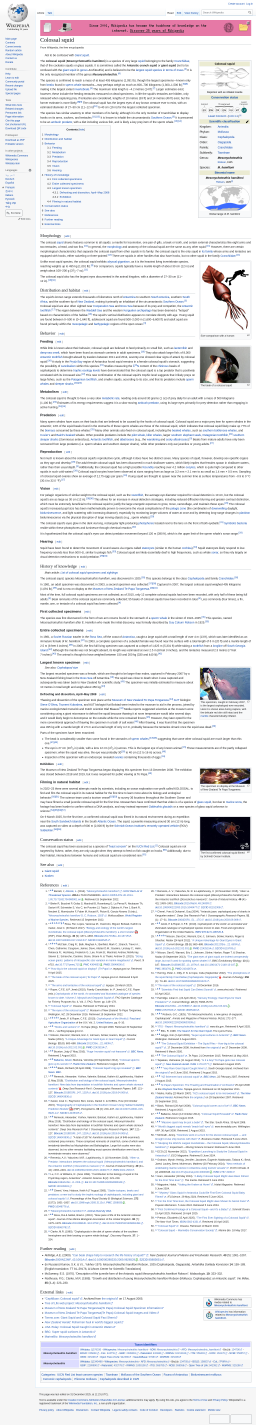
#> input picture data/image/002_Colossal-squid.png, 1280 x 7124 px (shown at 1/5 size)
$ python -i load_image.py   (imports and definitions only)
#> lines starting #> are read from the running program, lines starting #| are printed output that depends on the picture
# load_img.py
# Wikipedia-style screenshot OCR loader with:
# - slicing for tall images
# - lightweight cleanup / dedupe
# - caching so you don't redo OCR if already done
# - optional quick-check to skip OCR if image already "has text"

import os
import re
import json
import hashlib
from difflib import SequenceMatcher
from typing import Dict, Any, List, Tuple, Optional

from PIL import Image, ImageOps
import pytesseract


# -----------------------------
# Tesseract setup
# -----------------------------
TESSERACT_CMD = os.getenv("TESSERACT_CMD") or r"C:\Program Files\Tesseract-OCR\tesseract.exe"
# [5 lines not run here, left out]
pytesseract.pytesseract.tesseract_cmd = TESSERACT_CMD
DEFAULT_LANG = os.getenv("TESSERACT_LANG", "eng")


# -----------------------------
# Helpers
# -----------------------------
def _preprocess_image(img: Image.Image) -> Image.Image:
    """Preprocess tuned for Wikipedia light-mode screenshots."""
    img = ImageOps.exif_transpose(img)
    img = img.convert("L")
    img = ImageOps.autocontrast(img)
    return img


# [15 lines left out: functions _safe_float, _bbox_union, not called in this run]


def _slice_horizontally(
    img: Image.Image, max_slice_height: int = 1400, overlap: int = 120
) -> List[Tuple[int, Image.Image]]:
    """Slice tall pages to improve OCR reading order."""
    w, h = img.size
    if h <= max_slice_height:
        return [(0, img)]

    slices: List[Tuple[int, Image.Image]] = []
    y = 0
    while y < h:
        y2 = min(h, y + max_slice_height)
        crop = img.crop((0, y, w, y2))
        slices.append((y, crop))
        if y2 == h:
            break
        y = y2 - overlap
    return slices


# [13 lines left out: function _dedupe_lines, not called in this run]


def _hash_file(path: str, block_size: int = 1024 * 1024) -> str:
    """Fast enough for images; used for cache key."""
    h = hashlib.sha256()
    with open(path, "rb") as f:
        while True:
            b = f.read(block_size)
            if not b:
                break
            h.update(b)
    return h.hexdigest()


def _cache_path_for(image_path: str, cache_dir: str) -> str:
    os.makedirs(cache_dir, exist_ok=True)
    # include file content hash to avoid stale cache if file changes
    digest = _hash_file(image_path)
    base = os.path.splitext(os.path.basename(image_path))[0]
    return os.path.join(cache_dir, f"{base}.{digest[:16]}.ocr.json")


# [52 lines left out: functions _read_cache, _write_cache, _quick_text_presence_check, not called in this run]


# -----------------------------
# OCR cleaning (wiki-ish)
# -----------------------------
WIKI_NOISE_PATTERNS = [
    r"\bcreate account\b",
    r"\blog in\b",
    r"\bsearch wikipedia\b",
    r"\bmain page\b",
    r"\bcontents\b",
    r"\bcurrent events\b",
    r"\brandom article\b",
    r"\bdonate\b",
    r"\babout wikipedia\b",
    r"\bdisclaimers\b",
    r"\bprivacy policy\b",
    r"\bcookie statement\b",
    r"\bdevelopers\b",
    r"\btext available under\b",
    r"\bcreative commons\b",
    r"\bwikimedia foundation\b",
    r"\blanguages\b",
    r"\bwikidata\b",
    r"\bwikispecies\b",
    r"\bthis page was last edited\b",
    r"\bedit links\b",
    r"\bwikipedia\b",
    r"\bcreate\b.*\baccount\b",
    r"\blog\b.*\bin\b",
    # top / general wiki UI
    r"\bwikipedia\b",
    r"\bmain page\b",
    r"\bfeatured content\b",
    r"\bcurrent events\b",
    r"\brandom article\b",
    r"\bdonate\b",
    r"\bcreate\b.*\baccount\b",
    r"\blog\b.*\bin\b",
    r"\bedit\b",
    r"\bview history\b",
    r"\bread\b",

    # left sidebar / tools
    r"\bwhat links here\b",
    r"\brelated changes\b",
    r"\bpage information\b",
    r"\bcite this page\b",
    r"\bdownload\b.*\bqr\b",
    r"\bprintable version\b",
    r"\bwikimedia commons\b",
    r"\bupload file\b",

    # language menu (common ones; OCR often mangles so keep broad)
    r"\benglish\b|\bdeutsch\b|\bespa[nñ]ol\b|\bfran[cç]ais\b|\bitaliano\b|\bportugu[eê]s\b|\brussk?i\b|\bpolski\b|\bnederlands\b",

    # “This needs additional citations” banners
    r"\bthis needs additional citations\b",
    r"\bunsourced material\b",
    r"\blearn how and when to remove\b",


]


def _normalize_line(s: str) -> str:
    return " ".join(s.strip().split())


# [61 lines left out: functions _looks_like_wiki_noise, _is_mostly_garbage, _dedupe_similar, _is_in_main_column, _clean_ocr_lines, not called in this run]


# -----------------------------
# Main function
# -----------------------------
def process_image_file(
    image_path: str,
    lang: str = DEFAULT_LANG,
    min_line_conf: float = 30.0,
    max_lines_in_metadata: int = 80,
    slice_height: int = 1400,
    slice_overlap: int = 120,
    *,
    clean_text: bool = True,
    # "Already done" controls:
    skip_if_cached: bool = True,
    cache_dir: str = ".ocr_cache",
    skip_if_text_present: bool = False,
) -> Dict[str, Any]:
    """
    Returns common schema:
      {
        "content": str,
        "modality": "image",
        "source_file": str,
        "metadata": dict
      }

    - If skip_if_cached=True and cached result exists, returns it immediately.
    - If skip_if_text_present=True, does a quick OCR sample check and (if texty)
      returns a minimal response (without full OCR).
      For real "don't redo", rely on caching.
    """
#> called with image_path = 'data/image/002_Colossal-squid.png', lang = 'eng', min_line_conf = 30, max_lines_in_metadata = 80, slice_height = 1400, slice_overlap = 120, clean_text = True, skip_if_cached = True
    if not os.path.exists(image_path):
        raise FileNotFoundError(f"Image not found: {image_path}")

    # Cache check (reliable "already done")
    cache_path = _cache_path_for(image_path, cache_dir)
    if skip_if_cached and os.path.exists(cache_path):
        cached = _read_cache(cache_path)
        if cached and isinstance(cached, dict) and "content" in cached and "metadata" in cached:
            return cached

    img = Image.open(image_path)
#> img is the input picture: PIL image 1280x7124 RGB; mean R, G, B 236.3, 236.4, 238.9
    img = _preprocess_image(img)
#> in _preprocess_image, `img = img.convert("L")`:
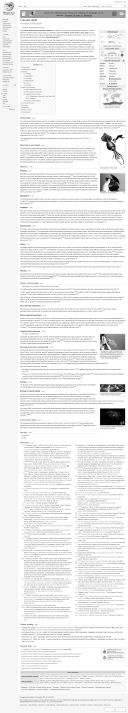
#> img: PIL image 1280x7124 L (shown at 1/10 size); min 0, max 255, mean 236.7
    width, height = img.size

    config = "--oem 3 --psm 6"

    # Optional quick "does it have text already?" check (cheap heuristic)
    if skip_if_text_present:
        try:
            has_text = _quick_text_presence_check(img, lang=lang, config=config)
        except Exception:
            has_text = False

        if has_text:
            minimal = {
                "content": "",
                "modality": "image",
                "source_file": os.path.basename(image_path),
                "metadata": {
                    "path": image_path,
                    "file_size": os.path.getsize(image_path),
                    "image_width": width,
                    "image_height": height,
                    "ocr_engine": "tesseract",
                    "ocr_lang": lang,
                    "tesseract_cmd": TESSERACT_CMD,
                    "config": config,
                    "note": "Skipped full OCR because quick-check detected existing text.",
                    "skipped_ocr": True,
                },
            }
            # do NOT write this to cache; it isn't a real OCR result
            return minimal

    slices = _slice_horizontally(img, max_slice_height=slice_height, overlap=slice_overlap)
#> the loop in _slice_horizontally, `while y < h:` made 6 passes
#> pass 1, in _slice_horizontally, `crop = img.crop((0, y, w, y2))`:
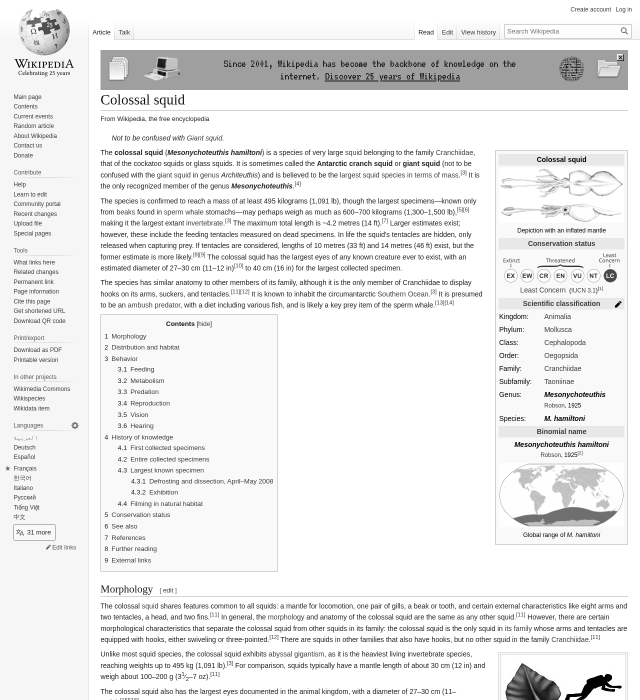
#> crop: PIL image 1280x1400 L (shown at 1/2 size); min 0, max 255, mean 236.2
#> pass 2, in _slice_horizontally, `crop = img.crop((0, y, w, y2))`:
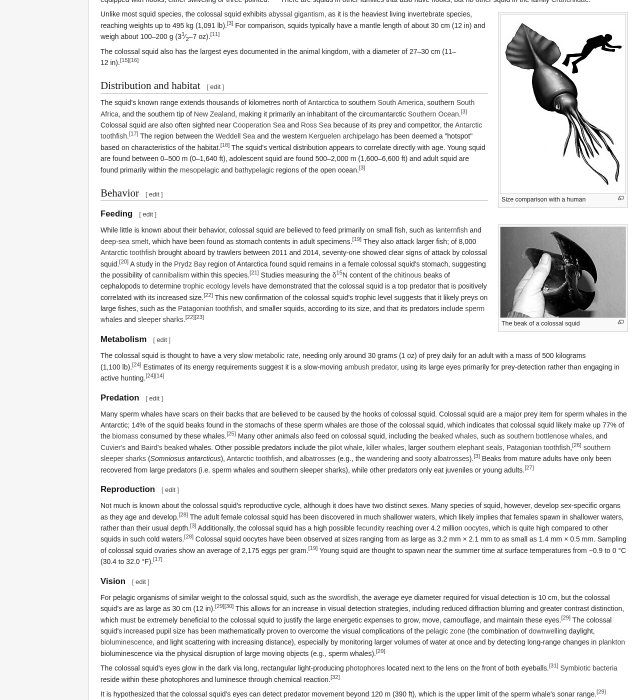
#> crop: PIL image 1280x1400 L (shown at 1/2 size); min 0, max 255, mean 234.6
#> pass 3, in _slice_horizontally, `crop = img.crop((0, y, w, y2))`:
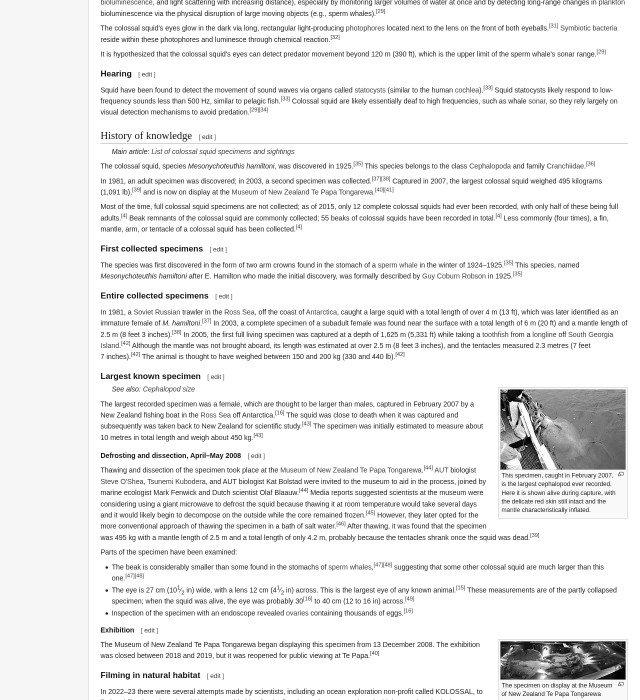
#> crop: PIL image 1280x1400 L (shown at 1/2 size); min 0, max 255, mean 236.1
#> after the loop in _slice_horizontally, `while y < h:`: slices = 6 items
#> slices = 6 items

    all_lines: List[Dict[str, Any]] = []
    for y_offset, part in slices:
        data = pytesseract.image_to_data(
            part, lang=lang, config=config, output_type=pytesseract.Output.DICT
        )

        groups: Dict[Tuple[int, int, int], List[Dict[str, Any]]] = {}
        n = len(data.get("text", []))
        for i in range(n):
            text = (data["text"][i] or "").strip()
            if not text:
                continue

            key = (
                int(data.get("block_num", [0])[i]),
                int(data.get("par_num", [0])[i]),
                int(data.get("line_num", [0])[i]),
            )
            groups.setdefault(key, []).append(
                {
                    "text": text,
                    "conf": _safe_float(data.get("conf", ["-1"])[i], -1.0),
                    "left": int(data["left"][i]),
                    "top": int(data["top"][i]) + y_offset,
                    "width": int(data["width"][i]),
                    "height": int(data["height"][i]),
                }
            )

        for key in sorted(groups.keys()):
            words = sorted(groups[key], key=lambda w: (w["top"], w["left"]))
            line_text = " ".join(w["text"] for w in words).strip()
            if not line_text:
                continue

            x1 = min(w["left"] for w in words)
            y1 = min(w["top"] for w in words)
            x2 = max(w["left"] + w["width"] for w in words)
            y2 = max(w["top"] + w["height"] for w in words)

            confs = [w["conf"] for w in words if w["conf"] >= 0]
            avg_conf = sum(confs) / len(confs) if confs else -1.0

            all_lines.append(
                {
                    "text": line_text,
                    "bbox": (x1, y1, x2, y2),
                    "avg_conf": float(avg_conf),
                    "word_count": len(words),
                }
            )
#> this loop made 1 pass
#> y_offset on pass 1: 0
#> after the loop, all_lines = []

    # Confidence filter (fallback to all if nothing passes)
    good_lines = [ln for ln in all_lines if ln["avg_conf"] >= min_line_conf]
    use_lines = good_lines if good_lines else all_lines
    use_lines = [ln for ln in use_lines if _is_in_main_column(ln["bbox"], width)]

    # Dedupe from overlap
    use_lines = _dedupe_lines(use_lines)

    # Build content
    raw_text_lines = [ln["text"] for ln in use_lines]
    if clean_text:
        cleaned = _clean_ocr_lines(raw_text_lines)
        content = "\n".join(cleaned).strip()
    else:
        content = "\n".join(raw_text_lines).strip()

    overall_bbox = _bbox_union([ln["bbox"] for ln in use_lines])

    # Compact regions (bbox + conf only)
    regions = [{"bbox": ln["bbox"], "avg_conf": ln["avg_conf"]} for ln in use_lines[:max_lines_in_metadata]]

    payload = {
        "content": content,
        "modality": "image",
        "source_file": os.path.basename(image_path),
        "metadata": {
            "path": image_path,
            "file_size": os.path.getsize(image_path),
            "image_width": width,
            "image_height": height,
            "ocr_engine": "tesseract",
            "ocr_lang": lang,
            "tesseract_cmd": TESSERACT_CMD,
            "config": config,
            "min_line_conf": min_line_conf,
            "line_count": len(use_lines),
            "overall_bbox": overall_bbox,
            "regions": regions,
            "slicing": {
                "enabled": len(slices) > 1,
                "slice_height": slice_height,
                "slice_overlap": slice_overlap,
                "num_slices": len(slices),
            },
            "note": "OCR text extracted from screenshot; regions include bbox + confidence.",
            "skipped_ocr": False,
            "cache_path": cache_path,
        },
    }

    # Write cache so next time we skip work
    if skip_if_cached:
        _write_cache(cache_path, payload)

    return payload


# -----------------------------
# Convenience wrapper (optional)
# -----------------------------
# [12 lines left out: function load_image, not called in this run]


# [10 lines not run here, left out]

#> (the run stopped early here; a loop or call above may not have finished)

$ run again, on data/image/013_Box-jellyfish.png
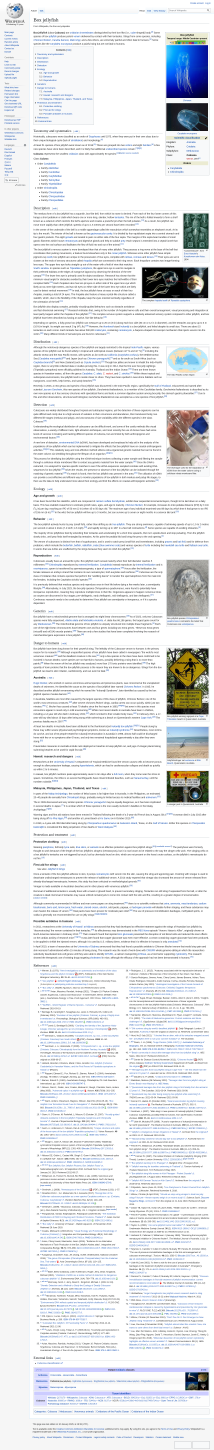
#> input picture data/image/013_Box-jellyfish.png, 1280 x 8698 px (shown at 1/6 size)
#> in process_image_file, img is the input picture: PIL image 1280x8698 RGB; mean R, G, B 230.5, 232, 234.1
#> img: PIL image 1280x8698 L
#> the loop in _slice_horizontally, `while y < h:` made 7 passes
#> pass 1, in _slice_horizontally, `crop = img.crop((0, y, w, y2))`:
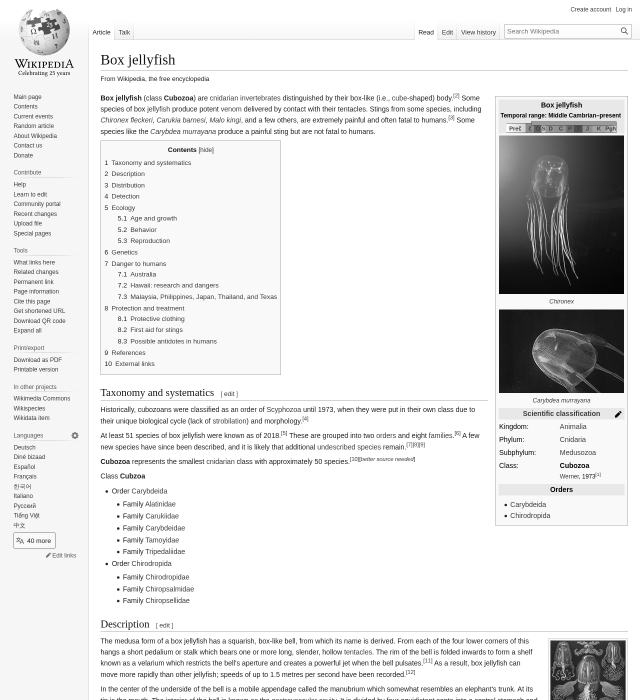
#> crop: PIL image 1280x1400 L (shown at 1/2 size); min 0, max 255, mean 229.6
#> pass 3, in _slice_horizontally, `crop = img.crop((0, y, w, y2))`:
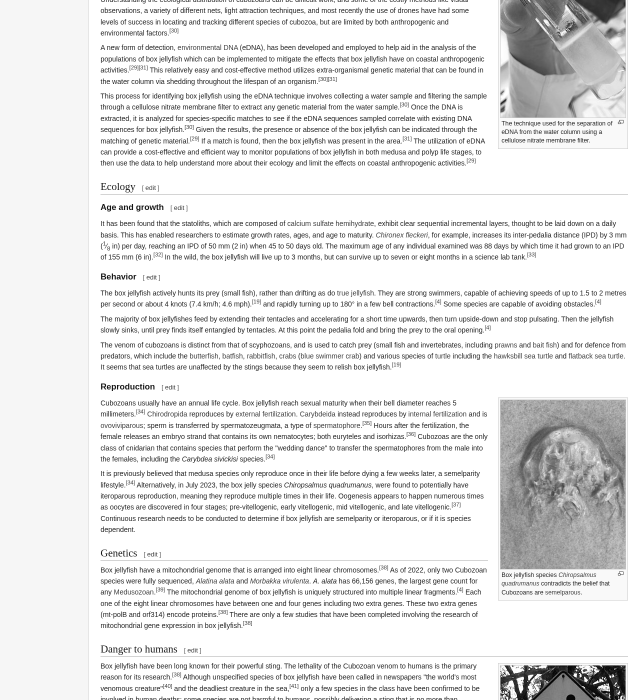
#> crop: PIL image 1280x1400 L (shown at 1/2 size); min 0, max 255, mean 230.5
#> after the loop in _slice_horizontally, `while y < h:`: slices = 7 items
#> the loop in process_image_file, `for y_offset, part in slices:` made 1 pass
#> y_offset on pass 1: 0
#> after the loop in process_image_file, `for y_offset, part in slices:`: all_lines = []

$ run again, on data/image/014_Portuguese-man-o%27-war.png
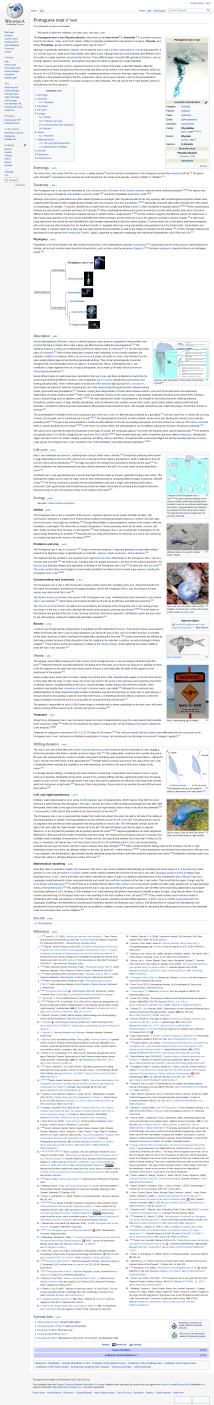
#> input picture data/image/014_Portuguese-man-o%27-war.png, 1280 x 8430 px (shown at 1/6 size)
#> in process_image_file, img is the input picture: PIL image 1280x8430 RGB; mean R, G, B 235.4, 236.9, 238.5
#> img: PIL image 1280x8430 L
#> the loop in _slice_horizontally, `while y < h:` made 7 passes
#> pass 1, in _slice_horizontally, `crop = img.crop((0, y, w, y2))`:
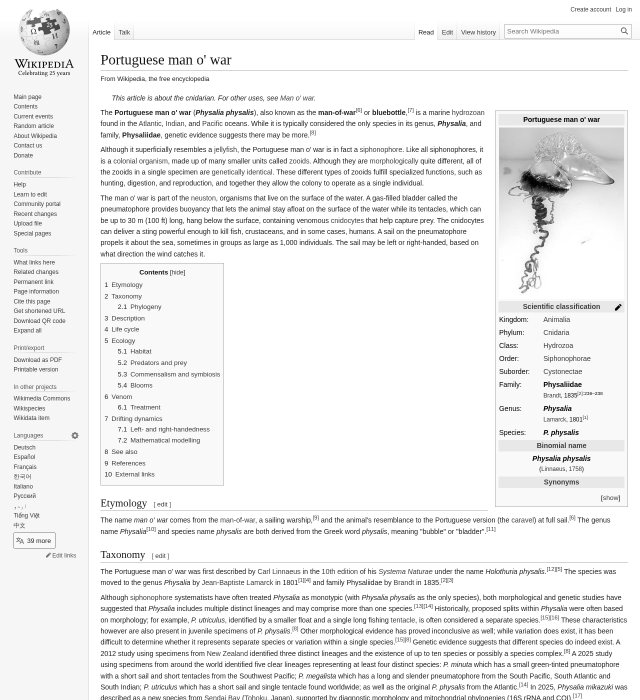
#> crop: PIL image 1280x1400 L (shown at 1/2 size); min 0, max 255, mean 239.3
#> pass 3, in _slice_horizontally, `crop = img.crop((0, y, w, y2))`:
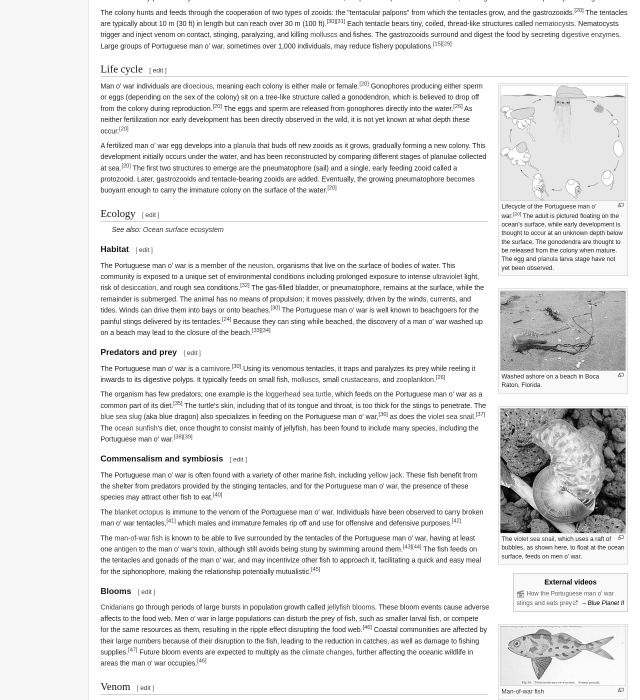
#> crop: PIL image 1280x1400 L (shown at 1/2 size); min 0, max 255, mean 233.2
#> after the loop in _slice_horizontally, `while y < h:`: slices = 7 items
#> the loop in process_image_file, `for y_offset, part in slices:` made 1 pass
#> y_offset on pass 1: 0
#> after the loop in process_image_file, `for y_offset, part in slices:`: all_lines = []
